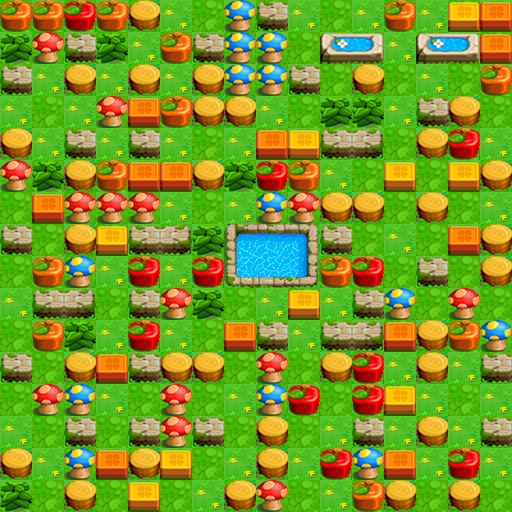

Rendered tile map (Tiled .tmx) drawn with the repository's tilesets; below, a short description and the full map source, tile grids included:
An orthogonal 16x16 tile map with 32x32 px tiles, 5 tile layers (grass, meta, pool, meta2, ...), 5 tilesets.

<map version="1.0" tiledversion="1.1.5" orientation="orthogonal" renderorder="right-down" width="16" height="16" tilewidth="32" tileheight="32" infinite="0" nextobjectid="3">
 <tileset firstgid="1" source="grass.tsx" />
 <tileset firstgid="4" source="fortune.tsx" />
 <tileset firstgid="34" source="object.tsx" />
 <tileset firstgid="39" source="pool.tsx" />
 <tileset firstgid="45" source="tcejbo.tsx" />
 <layer name="grass" width="16" height="16">
  <data encoding="csv">
2,3,2,3,2,3,2,3,2,3,2,3,2,3,2,3,
3,2,3,2,3,2,3,2,3,2,3,2,3,2,3,2,
2,3,2,3,2,3,2,3,2,3,2,3,2,3,2,3,
3,2,3,2,3,2,3,2,3,2,3,2,3,2,3,2,
2,3,2,3,2,3,2,3,2,3,2,3,2,3,2,3,
3,2,3,2,3,2,3,2,3,2,3,2,3,2,3,2,
2,3,2,3,2,3,2,3,2,3,2,3,2,3,2,3,
3,2,3,2,3,2,3,2,3,2,3,2,3,2,3,2,
2,3,2,3,2,3,2,3,2,3,2,3,2,3,2,3,
3,2,3,2,3,2,3,2,3,2,3,2,3,2,3,2,
2,3,2,3,2,3,2,3,2,3,2,3,2,3,2,3,
3,2,3,2,3,2,3,2,3,2,3,2,3,2,3,2,
2,3,2,3,2,3,2,3,2,3,2,3,2,3,2,3,
3,2,3,2,3,2,3,2,3,2,3,2,3,2,3,2,
2,3,2,3,2,3,2,3,2,3,2,3,2,3,2,3,
3,2,3,2,3,2,3,2,3,2,3,2,3,2,3,2
</data>
 </layer>
 <layer name="meta" width="16" height="16">
  <data encoding="csv">
0,0,0,0,35,0,0,0,34,0,0,0,0,0,0,0,
0,0,34,0,0,0,34,0,0,0,37,38,0,37,38,0,
34,0,35,0,35,0,35,0,0,34,0,35,0,0,0,0,
0,0,0,0,0,0,35,35,0,0,0,0,0,34,35,0,
35,0,34,0,34,0,0,0,0,0,34,0,0,35,0,0,
0,0,35,0,0,0,35,0,0,0,0,0,0,0,0,35,
0,0,0,0,0,0,0,0,0,0,35,35,0,35,0,0,
34,0,35,0,34,0,0,0,0,0,34,0,0,0,0,35,
0,0,0,0,0,0,0,0,0,0,0,0,0,34,0,35,
0,34,0,0,34,0,0,0,0,0,0,34,0,0,0,0,
0,0,0,0,0,0,0,0,34,0,34,0,0,35,0,0,
34,0,35,0,34,35,35,0,0,0,35,0,0,35,0,34,
0,0,0,0,0,0,0,0,0,0,0,0,0,0,0,0,
0,0,34,0,34,0,34,0,35,0,0,34,0,35,0,34,
35,0,0,0,35,0,0,0,35,0,0,0,0,0,0,0,
0,0,35,0,0,0,0,35,0,0,0,0,35,0,35,0
</data>
 </layer>
 <layer name="pool" width="16" height="16">
  <data encoding="csv">
0,0,0,0,0,0,0,0,0,0,0,0,0,0,0,0,
0,0,0,0,0,0,0,0,0,0,0,0,0,0,0,0,
0,0,0,0,0,0,0,0,0,0,0,0,0,0,0,0,
0,0,0,0,0,0,0,0,0,0,0,0,0,0,0,0,
0,0,0,0,0,0,0,0,0,0,0,0,0,0,0,0,
0,0,0,0,0,0,0,0,0,0,0,0,0,0,0,0,
0,0,0,0,0,0,0,0,0,0,0,0,0,0,0,0,
0,0,0,0,0,0,0,39,40,41,0,0,0,0,0,0,
0,0,0,0,0,0,0,42,43,44,0,0,0,0,0,0,
0,0,0,0,0,0,0,0,0,0,0,0,0,0,0,0,
0,0,0,0,0,0,0,0,0,0,0,0,0,0,0,0,
0,0,0,0,0,0,0,0,0,0,0,0,0,0,0,0,
0,0,0,0,0,0,0,0,0,0,0,0,0,0,0,0,
0,0,0,0,0,0,0,0,0,0,0,0,0,0,0,0,
0,0,0,0,0,0,0,0,0,0,0,0,0,0,0,0,
0,0,0,0,0,0,0,0,0,0,0,0,0,0,0,0
</data>
 </layer>
 <layer name="meta2" width="16" height="16">
  <data encoding="csv">
0,0,0,0,0,0,0,0,0,0,0,0,0,0,0,0,
0,0,0,0,0,0,0,0,0,0,0,0,0,0,0,0,
0,0,0,0,0,0,0,0,0,0,0,0,0,0,0,0,
0,0,0,0,0,0,0,0,0,0,0,0,0,0,0,0,
0,0,0,0,0,0,0,0,0,0,0,49,0,0,0,0,
0,0,0,0,0,0,0,0,0,0,0,0,0,0,0,0,
0,0,0,0,0,0,0,0,0,0,0,0,0,0,0,0,
0,0,0,0,0,49,0,0,0,0,0,0,0,0,0,0,
0,0,0,0,0,0,0,0,0,0,0,0,0,0,0,0,
0,0,49,0,0,0,0,0,0,0,0,0,0,0,0,0,
0,0,0,0,0,0,0,0,0,0,0,49,0,0,0,0,
0,0,0,0,0,0,0,0,0,0,0,0,0,0,0,0,
0,0,0,0,0,0,0,0,0,0,0,0,0,0,0,0,
0,0,0,0,0,0,0,0,0,0,0,0,0,0,0,0,
0,0,0,0,0,0,0,0,0,0,0,0,0,0,0,0,
0,0,0,0,0,0,0,0,0,0,0,0,0,0,0,0
</data>
 </layer>
 <layer name="fortune" width="16" height="16">
  <data encoding="csv">
24,24,25,24,0,0,0,23,0,0,0,0,24,0,31,30,
21,22,0,21,0,24,0,23,23,0,0,0,0,0,0,30,
0,0,0,0,0,0,0,23,23,0,0,0,0,0,0,24,
0,0,0,22,30,24,0,0,0,0,21,21,0,0,0,0,
0,0,0,0,0,0,0,0,30,31,0,0,0,0,25,0,
22,21,0,24,30,30,0,21,25,24,0,0,31,0,31,0,
0,30,22,22,22,0,0,0,23,22,0,0,0,0,0,0,
0,0,0,31,0,0,21,0,0,0,0,0,0,0,30,0,
0,24,23,0,25,0,25,0,0,0,24,25,0,0,0,0,
0,0,0,0,0,22,21,0,0,31,0,0,23,0,22,0,
0,24,21,0,25,0,0,30,0,0,0,0,30,0,24,23,
0,0,0,30,0,0,0,0,22,0,0,25,0,0,0,0,
0,22,23,0,0,22,0,0,23,25,0,25,31,0,0,0,
0,0,0,0,0,22,0,0,0,0,0,0,0,0,0,0,
0,0,23,30,0,31,0,0,0,0,25,23,30,0,25,0,
21,0,0,0,31,0,0,0,22,0,0,24,0,0,0,0
</data>
 </layer>
 <objectgroup name="对象层 1" visible="0" />
</map>